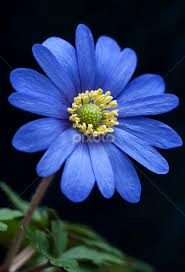
#> input picture Image Processing/class - 8/images.jpg, 185 x 272 px, found by its file name
$ jupyter execute assignment_5.ipynb
#> lines starting #> are read from the running program, lines starting #| are printed output that depends on the picture; after the words box and inside, x2 and y2 are one past the last pixel; in counts of white or black regions, pixels touching at a corner belong together
 ### Ans 1.
 1. Medical Imaging (X-rays, MRI, CT Scans)
 2. Object Detection & Recognition
 4.  Document Image Processing (OCR - Optical Character Recognition)
 5.  Industrial Inspection (Defect Detection in Manufacturing)
 6. Face & Emotion Detection

### Ans 2.

[cell 1]
import numpy as np
import matplotlib.pyplot as plt
import cv2 as cv

[cell 2]
img=cv.imread("images.jpg",cv.IMREAD_GRAYSCALE)
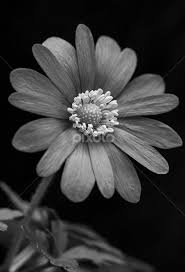
#> img: shape (272, 185); min 0, max 255, mean 54.8
plt.imshow(img,cmap='gray')

[cell 3]
res,thresold=cv.threshold(img,127,255,cv.THRESH_BINARY)
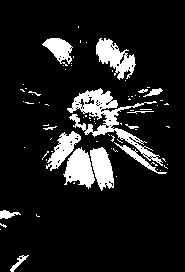
#> thresold: shape (272, 185); 11.8% white; 78 white regions (63 under 20 px), largest, box (x1, y1, x2, y2) and area: (67, 88, 163, 166) 1719, (96, 38, 136, 80) 829, (63, 147, 95, 189) 804
res,thresold1=cv.threshold(img,127,255,cv.THRESH_BINARY_INV)
res,thresold2=cv.threshold(img,127,255,cv.THRESH_TRUNC)
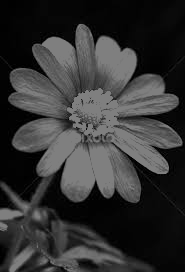
#> thresold2: shape (272, 185); min 0, max 127, mean 51.8
res,thresold3=cv.threshold(img,127,255,cv.THRESH_TOZERO)
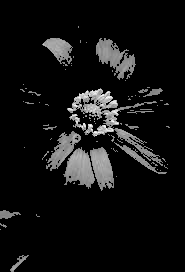
#> thresold3: shape (272, 185); min 0, max 255, mean 18
res,thresold4=cv.threshold(img,127,255,cv.THRESH_BINARY_INV)

[cell 4]
plt.subplot(1,5,1)
plt.imshow(thresold,cmap='gray')
plt.subplot(1,5,2)
plt.imshow(thresold1,cmap='gray')
plt.subplot(1,5,3)
plt.imshow(thresold2,cmap='gray')
plt.subplot(1,5,4)
plt.imshow(thresold3,cmap='gray')
plt.subplot(1,5,5)
plt.imshow(thresold4,cmap='gray')

$ run again, with Image Processing/class - 8/658ffef26521538afcea90cc64da6fce.jpg copied over Image Processing/class - 8/images.jpg
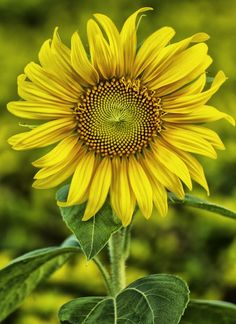
#> input picture Image Processing/class - 8/658ffef26521538afcea90cc64da6fce.jpg, 236 x 324 px, found by its file name
#> `res,thresold=cv.threshold(img,127,255,cv.THRESH_BINARY)`:
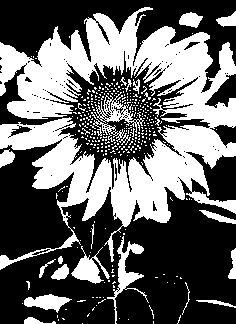
#> thresold: shape (324, 236); 40.2% white; 350 white regions (327 under 20 px), largest, box (x1, y1, x2, y2) and area: (0, 7, 236, 270) 25393, (107, 236, 149, 324) 733, (71, 246, 110, 284) 601
#> `res,thresold3=cv.threshold(img,127,255,cv.THRESH_TOZERO)`:
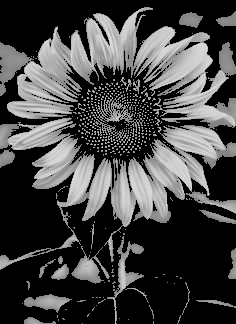
#> thresold3: shape (324, 236); min 0, max 233, mean 68.2

$ run again, with Image Processing/class - 8/image.png saved as Image Processing/class - 8/images.jpg
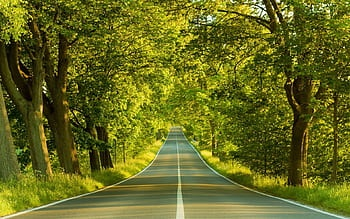
#> input picture Image Processing/class - 8/image.png, 350 x 219 px, found by its file name
#> `res,thresold=cv.threshold(img,127,255,cv.THRESH_BINARY)`:
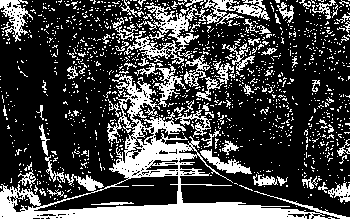
#> thresold: shape (219, 350); 27.3% white; 1272 white regions (1198 under 20 px), largest, box (x1, y1, x2, y2) and area: (0, 74, 350, 219) 8951, (124, 0, 270, 64) 2095, (0, 0, 33, 42) 554
#> `res,thresold3=cv.threshold(img,127,255,cv.THRESH_TOZERO)`:
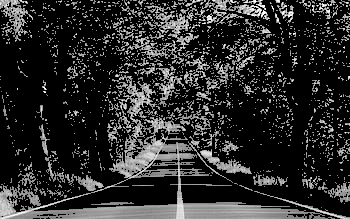
#> thresold3: shape (219, 350); min 0, max 255, mean 43.9
